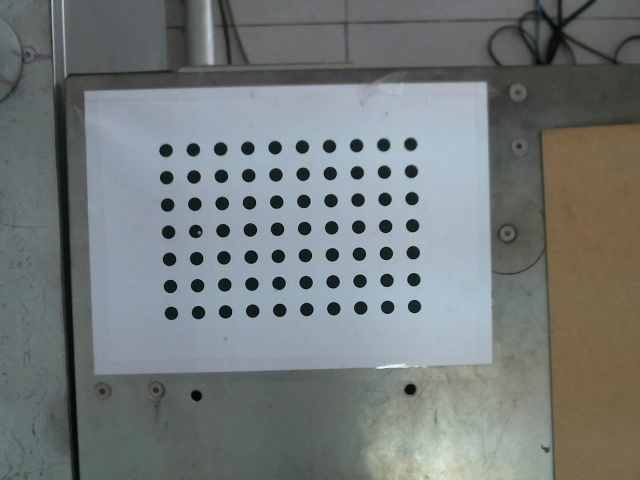
#> input picture imgs/img_00.jpg, 640 x 480 px
$ python -i image_moments.py   (imports and definitions only)   (Python 2 division)
#> lines starting #> are read from the running program, lines starting #| are printed output that depends on the picture
import cv2
import numpy as np


def get_theta(img):
    m = cv2.moments(img)
    h, w = img.shape
    xg = m['m10']/m['m00']
    yg = m['m01']/m['m00']
    x0, y0 = w/2, h/2
    T = np.array([[1, 0, x0-xg], [0, 1, y0-yg]])
    timg = cv2.warpAffine(img, T, (w, h))
    theta = 1/2*np.arctan2(2*m['mu11'], m['mu20']-m['mu02'])
    R = cv2.getRotationMatrix2D((x0, y0), theta*180/np.pi, 1)
    rimg = cv2.warpAffine(timg, R, (w, h))
    m2 = cv2.moments(rimg)
    if m2['mu30'] > 0:
        theta = (theta+np.pi) % (2*np.pi)
    elif m2['mu30'] == 0:
        if m2['mu03'] > 0:
            theta = (theta+np.pi) % (2*np.pi)
    return theta


def features(image):
    M = cv2.moments(image)
    hu = cv2.HuMoments(M)
    a = M['m00']
    xg = M['m10']/a
    yg = M['m01']/a
    s4, = hu[0]
    s5, = hu[1]
    theta = get_theta(image)
    return a, xg, yg, s4, s5, theta


# [99 lines left out: functions get_error, Lu, Lnu, L_matrix, get_vcam, not called in this run]

>>> import cv2
>>> picture = cv2.imread('../imgs/img_00.jpg', cv2.IMREAD_GRAYSCALE)
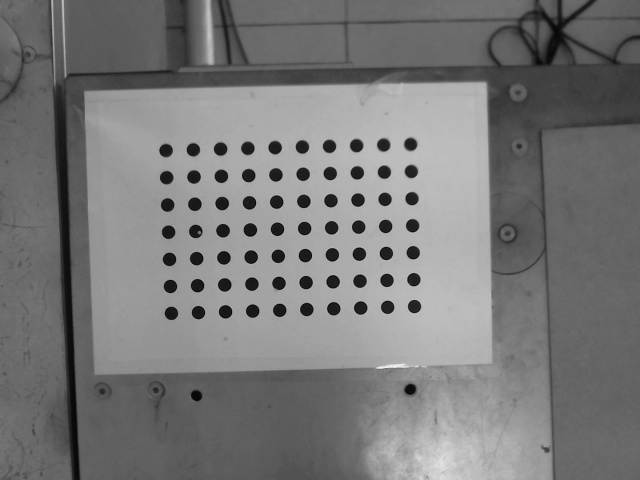
#> picture: shape (480, 640); min 4, max 247, mean 120.3
>>> result = features(picture)
#> in features, `M = cv2.moments(image)`: M = moments, m00 36950765, centre m10/m00, m01/m00 = (322.5, 245.9)
#> in features, `hu = cv2.HuMoments(M)`: hu = [0.00129, 1.2e-07, 9.38e-12, 1.6e-12, 5.99e-24, 4.99e-16, -1.51e-24]
#> in features, `a = M['m00']`: a = 36950765
#> in features, `xg = M['m10']/a`: xg = 322.5
#> in features, `yg = M['m01']/a`: yg = 245.9
#> in features, `s4, = hu[0]`: s4 = 0.00129
#> in features, `s5, = hu[1]`: s5 = 1.2e-07
#> in get_theta, `m = cv2.moments(img)`: m has the same summary as M in features
#> in get_theta, `xg = m['m10']/m['m00']`: xg = 322.5
#> in get_theta, `yg = m['m01']/m['m00']`: yg = 245.9
#> in get_theta, `T = np.array([[1, 0, x0-xg], [0, 1, y0-yg]])`: T = [[1, 0, -2.46], [0, 1, -5.86]]
#> in get_theta, `timg = cv2.warpAffine(img, T, (w, h))`:
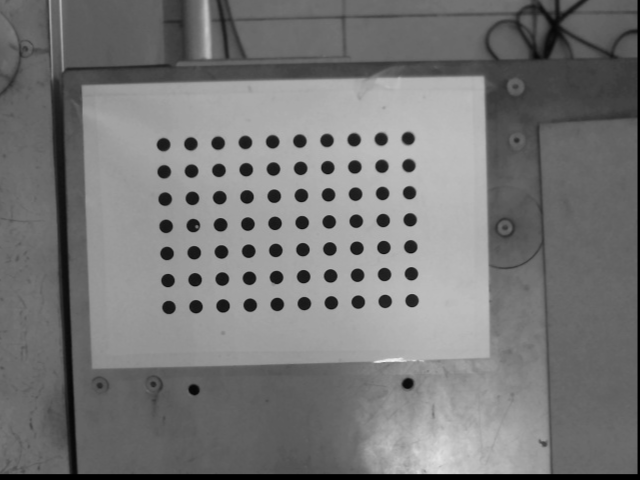
#> timg: shape (480, 640); min 0, max 241, mean 118.7
#> in get_theta, `theta = 1/2*np.arctan2(2*m['mu11'], m['mu20']-m['mu02'])`: theta = 0
#> in get_theta, `R = cv2.getRotationMatrix2D((x0, y0), theta*180/np.pi, 1)`: R = [[1, 0, 0], [0, 1, 0]]
#> in get_theta, `m2 = cv2.moments(rimg)`: m2 = moments, m00 36459611, centre m10/m00, m01/m00 = (321.1, 242.5)
#> in features, `theta = get_theta(image)`: theta = 0
#> result = (36950765, 322.5, 245.9, 0.00129, 1.2e-07, 0)

$ run again, on imgs/img_01.jpg
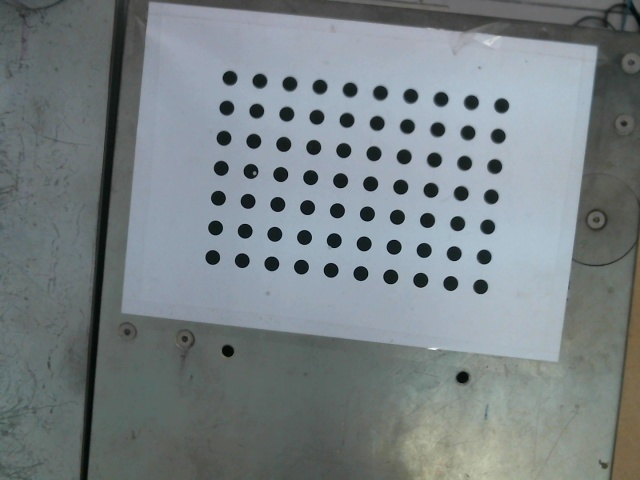
#> input picture imgs/img_01.jpg, 640 x 480 px
#> M = moments, m00 39025065, centre m10/m00, m01/m00 = (337.1, 233.7)
#> hu = [0.00126, 1.15e-07, 2.27e-11, 1.78e-11, 2.44e-22, 3.36e-15, 2.62e-22]
#> a = 39025065
#> in features, `xg = M['m10']/a`: xg = 337.1
#> in features, `yg = M['m01']/a`: yg = 233.7
#> s4 = 0.00126
#> s5 = 1.15e-07
#> m has the same summary as M in features
#> in get_theta, `xg = m['m10']/m['m00']`: xg = 337.1
#> in get_theta, `yg = m['m01']/m['m00']`: yg = 233.7
#> T = [[1, 0, -17.06], [0, 1, 6.28]]
#> in get_theta, `timg = cv2.warpAffine(img, T, (w, h))`:
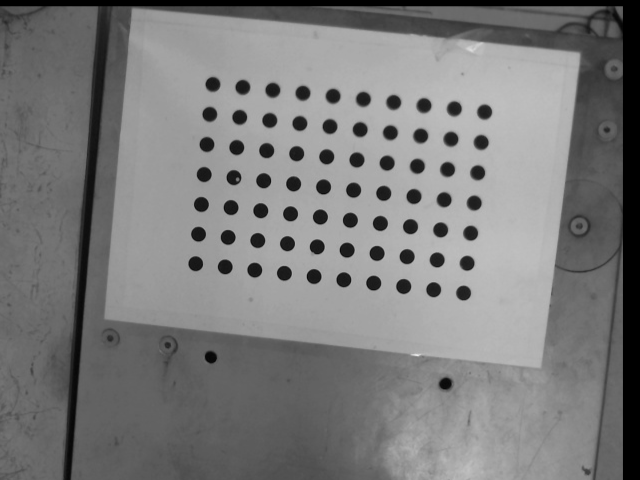
#> timg: shape (480, 640); min 0, max 235, mean 122.9
#> in get_theta, `theta = 1/2*np.arctan2(2*m['mu11'], m['mu20']-m['mu02'])`: theta = 0
#> R = [[1, 0, 0], [0, 1, 0]]
#> m2 = moments, m00 37757263, centre m10/m00, m01/m00 = (327, 237)
#> in features, `theta = get_theta(image)`: theta = 0
#> result = (39025065, 337.1, 233.7, 0.00126, 1.15e-07, 0)

$ run again, on imgs/img_02.jpg
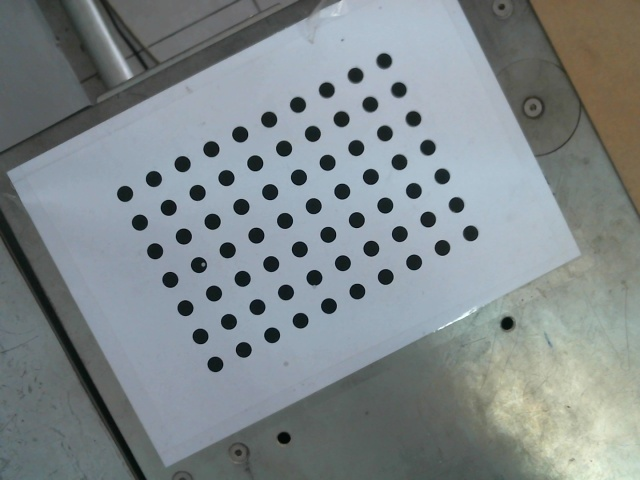
#> input picture imgs/img_02.jpg, 640 x 480 px
#> `picture = cv2.imread('../imgs/img_00.jpg', cv2.IMREAD_GRAYSCALE)`:
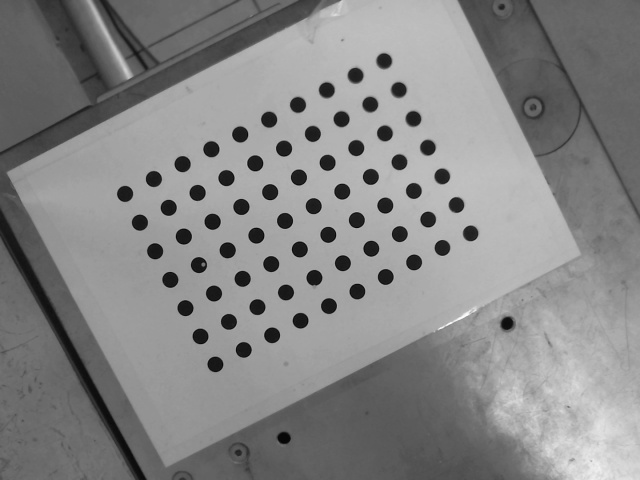
#> picture: shape (480, 640); min 3, max 253, mean 134.2
#> M = moments, m00 41233946, centre m10/m00, m01/m00 = (336.4, 240)
#> hu = [0.00121, 1.23e-07, 3.67e-11, 5.91e-12, 3.26e-23, -1.45e-16, 8.09e-23]
#> a = 41233946
#> in features, `xg = M['m10']/a`: xg = 336.4
#> in features, `yg = M['m01']/a`: yg = 240
#> s4 = 0.00121
#> s5 = 1.23e-07
#> m has the same summary as M in features
#> in get_theta, `xg = m['m10']/m['m00']`: xg = 336.4
#> in get_theta, `yg = m['m01']/m['m00']`: yg = 240
#> T = [[1, 0, -16.39], [0, 1, -0.016]]
#> in get_theta, `timg = cv2.warpAffine(img, T, (w, h))`:
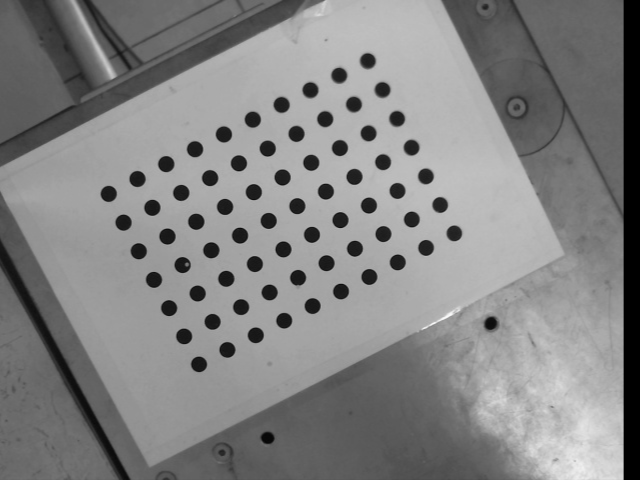
#> timg: shape (480, 640); min 0, max 250, mean 131.8
#> in get_theta, `theta = 1/2*np.arctan2(2*m['mu11'], m['mu20']-m['mu02'])`: theta = 0
#> R = [[1, 0, 0], [0, 1, 0]]
#> m2 = moments, m00 40495328, centre m10/m00, m01/m00 = (326, 239.8)
#> in features, `theta = get_theta(image)`: theta = 0
#> result = (41233946, 336.4, 240, 0.00121, 1.23e-07, 0)

$ run again, on imgs/img_03.jpg
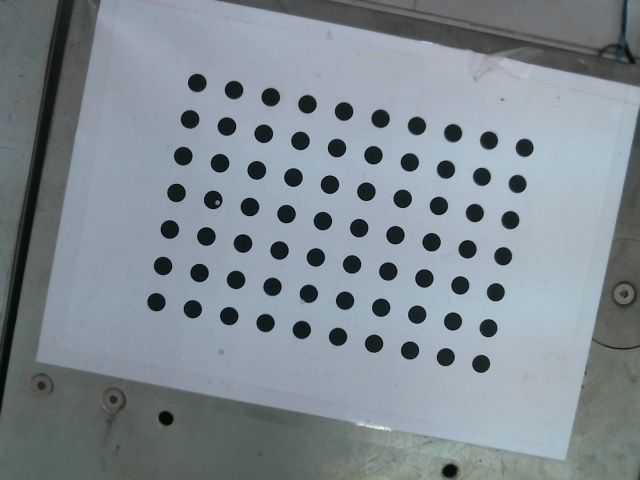
#> input picture imgs/img_03.jpg, 640 x 480 px
#> M = moments, m00 41973829, centre m10/m00, m01/m00 = (337.2, 237.1)
#> hu = [0.00118, 1.06e-07, 4.72e-12, 6.06e-12, 2.98e-23, 1.77e-15, 1.27e-23]
#> a = 41973829
#> in features, `xg = M['m10']/a`: xg = 337.2
#> in features, `yg = M['m01']/a`: yg = 237.1
#> s4 = 0.00118
#> s5 = 1.06e-07
#> m has the same summary as M in features
#> in get_theta, `xg = m['m10']/m['m00']`: xg = 337.2
#> in get_theta, `yg = m['m01']/m['m00']`: yg = 237.1
#> T = [[1, 0, -17.15], [0, 1, 2.86]]
#> in get_theta, `timg = cv2.warpAffine(img, T, (w, h))`:
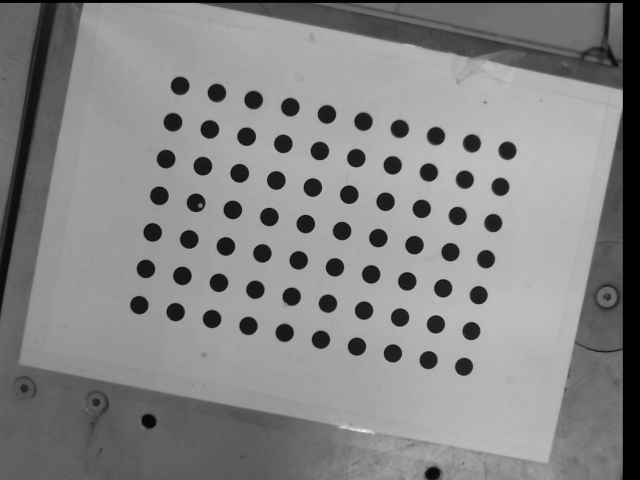
#> timg: shape (480, 640); min 0, max 237, mean 133.6
#> in get_theta, `theta = 1/2*np.arctan2(2*m['mu11'], m['mu20']-m['mu02'])`: theta = 0
#> R = [[1, 0, 0], [0, 1, 0]]
#> m2 = moments, m00 41030083, centre m10/m00, m01/m00 = (325.9, 239.1)
#> in features, `theta = get_theta(image)`: theta = 0
#> result = (41973829, 337.2, 237.1, 0.00118, 1.06e-07, 0)
